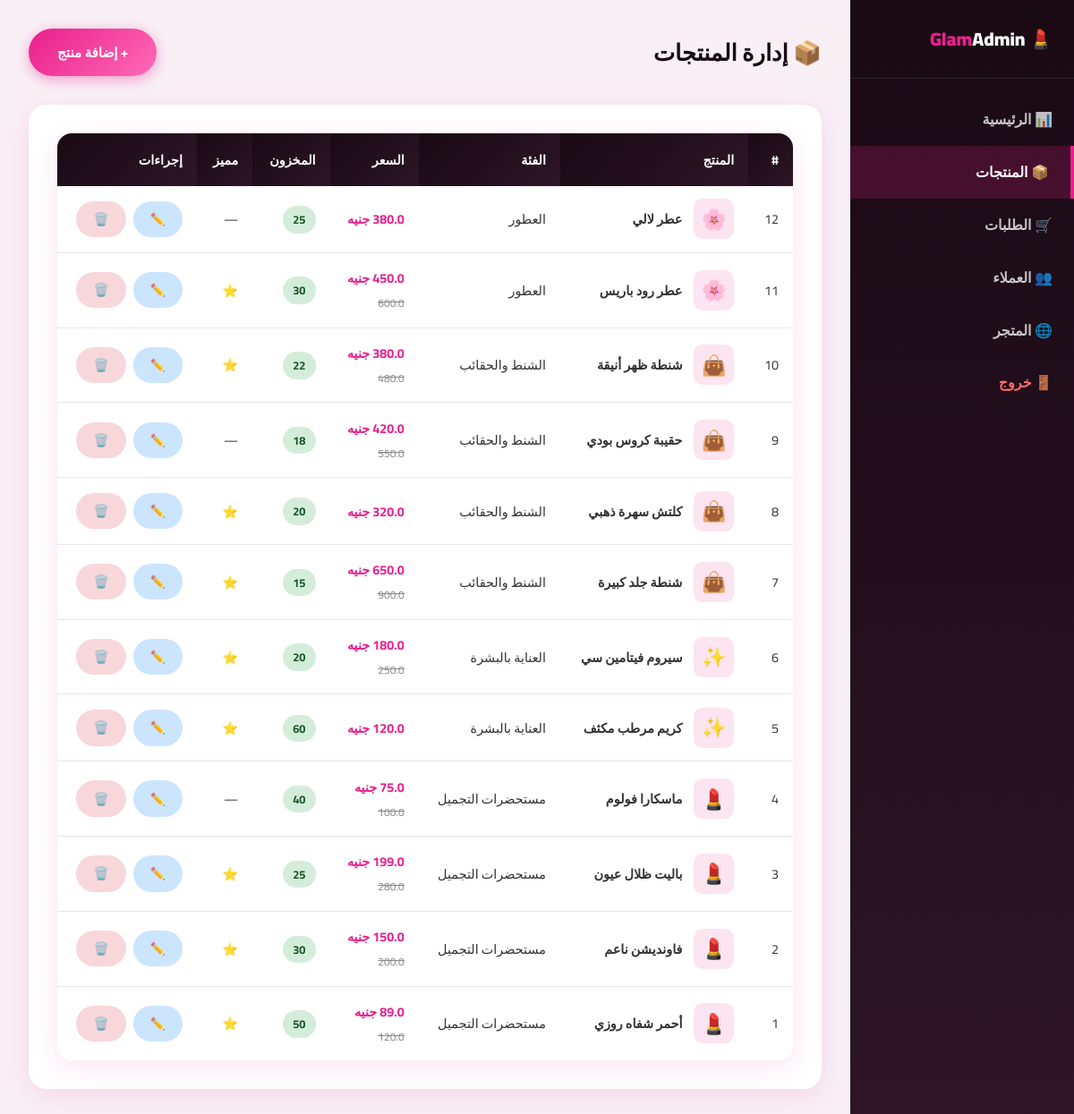
/admin/products (signed in), run on the app's committed database.
### tables this page shows
CREATE TABLE products (
            id INTEGER PRIMARY KEY AUTOINCREMENT,
            name TEXT NOT NULL,
            description TEXT,
            price REAL NOT NULL,
            old_price REAL,
            category_id INTEGER,
            image TEXT DEFAULT 'default.jpg',
            stock INTEGER DEFAULT 0,
            is_featured INTEGER DEFAULT 0,
            is_new INTEGER DEFAULT 1,
            created_at TEXT DEFAULT CURRENT_TIMESTAMP,
            FOREIGN KEY (category_id) REFERENCES categories(id)
        );

CREATE TABLE categories (
            id INTEGER PRIMARY KEY AUTOINCREMENT,
            name TEXT NOT NULL,
            name_ar TEXT NOT NULL,
            icon TEXT DEFAULT '🛍️'
        );

### app.py (the view)
@app.route('/admin/products')
@login_required
@admin_required
def admin_products():
    db = get_db()
    products = db.execute('''SELECT p.*, c.name_ar as cat_name FROM products p
                             JOIN categories c ON p.category_id=c.id ORDER BY p.id DESC''').fetchall()
    categories = db.execute('SELECT * FROM categories').fetchall()
    db.close()
    return render_template('admin/products.html', products=products, categories=categories)

### app.py (called while the page is built)
def get_db():
    conn = sqlite3.connect(DB_PATH)
    conn.row_factory = sqlite3.Row
    return conn

def login_required(f):
    @wraps(f)
    def decorated(*args, **kwargs):
        if 'user_id' not in session:
            flash('يجب تسجيل الدخول أولاً', 'warning')
            return redirect(url_for('login'))
        return f(*args, **kwargs)
    return decorated

def admin_required(f):
    @wraps(f)
    def decorated(*args, **kwargs):
        if not session.get('is_admin'):
            flash('غير مصرح لك بالدخول', 'danger')
            return redirect(url_for('index'))
        return f(*args, **kwargs)
    return decorated

def cart_count():
    if 'user_id' in session:
        db = get_db()
        r = db.execute('SELECT SUM(quantity) FROM cart WHERE user_id=?', (session['user_id'],)).fetchone()
        db.close()
        return r[0] or 0
    return session.get('cart_count', 0)

@app.context_processor
def inject_globals():
    return dict(cart_count=cart_count(), current_year=datetime.now().year)

### templates/admin/products.html (shortened to what this page needs)
{% extends 'admin/base.html' %}
{% block content %}
<div class="admin-topbar">
  <h1>📦 إدارة المنتجات</h1>
  <button onclick="document.getElementById('addModal').style.display='flex'" class="btn btn-primary">+ إضافة منتج</button>
</div>
<div class="admin-card">
  <table class="data-table">
    <thead><tr><th>#</th><th>المنتج</th><th>الفئة</th><th>السعر</th><th>المخزون</th><th>مميز</th><th>إجراءات</th></tr></thead>
    <tbody>
    {% for p in products %}
    <tr>
      <td>{{ p.id }}</td>
      <td>
        <div style="display:flex;align-items:center;gap:.8rem">
          {% if p.image and p.image != 'default.jpg' %}
            <img src="{{ url_for('static',filename='uploads/'+p.image) }}" style="width:45px;height:45px;border-radius:10px;object-fit:cover">
          {% else %}
            <div style="width:45px;height:45px;border-radius:10px;background:#fce4f0;display:flex;align-items:center;justify-content:center;font-size:1.4rem">
              {% if p.category_id==1 %}💄{% elif p.category_id==2 %}👜{% elif p.category_id==3 %}✨{% else %}🌸{% endif %}
            </div>
          {% endif %}
          <strong>{{ p.name }}</strong>
        </div>
      </td>
      <td>{{ p.cat_name }}</td>
      <td><strong style="color:var(--pink)">{{ p.price }} جنيه</strong>{% if p.old_price %}<br><small style="color:var(--muted);text-decoration:line-through">{{ p.old_price }}</small>{% endif %}</td>
      <td>
        <span style="background:{% if p.stock>10 %}#d4edda;color:#155724{% elif p.stock>0 %}#fff3cd;color:#856404{% else %}#f8d7da;color:#721c24{% endif %};padding:.2rem .7rem;border-radius:20px;font-size:.8rem;font-weight:700">
          {{ p.stock }}
        </span>
      </td>
      <td>{% if p.is_featured %}⭐{% else %}—{% endif %}</td>
      <td>
        <div style="display:flex;gap:.5rem">
          <a href="{{ url_for('admin_edit_product',pid=p.id) }}" class="btn btn-sm" style="background:#cce5ff;color:#004085">✏️</a>
          <a href="{{ url_for('admin_delete_product',pid=p.id) }}" class="btn btn-sm" style="background:#f8d7da;color:#721c24" onclick="return confirm('هل تريد حذف المنتج؟')">🗑️</a>
        </div>
      </td>
    </tr>
    {% endfor %}
    </tbody>
  </table>
</div>
{% endblock %}

### static/css/style.css (style rules this page uses)
:root { --pink:#e91e8c;--pink2:#ff6bb5;--dark:#1a0a14;--dark2:#2d1525;--card:#fff;--border:#f0e0ea;--text:#333;--muted:#888;--success:#28a745;--shadow:0 8px 30px rgba(233,30,140,0.12); }
* { margin:0;padding:0;box-sizing:border-box; }
body { font-family:'Cairo',sans-serif;background:#fdf6fa;color:var(--text);direction:rtl; }
a { text-decoration:none;color:inherit; }
.btn { display:inline-flex;align-items:center;gap:.5rem;padding:.75rem 2rem;border-radius:30px;font-family:'Cairo',sans-serif;font-weight:700;font-size:.95rem;cursor:pointer;border:none;transition:.3s; }
.btn-primary { background:linear-gradient(135deg,var(--pink),var(--pink2));color:#fff;box-shadow:0 4px 15px rgba(233,30,140,0.4); }
.btn-sm { padding:.45rem 1.2rem;font-size:.85rem; }
.admin-topbar { display:flex;justify-content:space-between;align-items:center;margin-bottom:2rem; }
.admin-topbar h1 { font-size:1.6rem;font-weight:900;color:var(--dark); }
.data-table { width:100%;border-collapse:collapse;background:#fff;border-radius:16px;overflow:hidden;box-shadow:var(--shadow); }
.data-table th { background:linear-gradient(135deg,var(--dark),var(--dark2));color:#fff;padding:1rem;text-align:right;font-size:.9rem; }
.data-table td { padding:.9rem 1rem;border-bottom:1px solid var(--border);font-size:.9rem; }
.data-table tr:last-child td { border:none; }
.admin-card { background:#fff;border-radius:20px;padding:2rem;box-shadow:var(--shadow);margin-bottom:2rem; }

### data on the page
products: id "12", name "عطر لالي", cat_name "العطور", stock "25"
products: id "11", name "عطر رود باريس", cat_name "العطور", price "450.0", old_price "600.0", stock "30"
products: id "10", name "شنطة ظهر أنيقة", cat_name "الشنط والحقائب", old_price "480.0", stock "22"
products: id "9", name "حقيبة كروس بودي", cat_name "الشنط والحقائب", price "420.0", old_price "550.0", stock "18"
products: id "8", name "كلتش سهرة ذهبي", cat_name "الشنط والحقائب", stock "20"
products: id "7", name "شنطة جلد كبيرة", cat_name "الشنط والحقائب", price "650.0", old_price "900.0", stock "15"
products: id "6", name "سيروم فيتامين سي", cat_name "العناية بالبشرة", old_price "250.0", stock "20"
products: id "5", name "كريم مرطب مكثف", cat_name "العناية بالبشرة", stock "60"
products: id "4", name "ماسكارا فولوم", cat_name "مستحضرات التجميل", old_price "100.0", stock "40"
products: id "3", name "باليت ظلال عيون", cat_name "مستحضرات التجميل", old_price "280.0", stock "25"
products: id "2", name "فاونديشن ناعم", cat_name "مستحضرات التجميل", old_price "200.0", stock "30"
products: id "1", name "أحمر شفاه روزي", cat_name "مستحضرات التجميل", price "89.0", old_price "120.0", stock "50"
